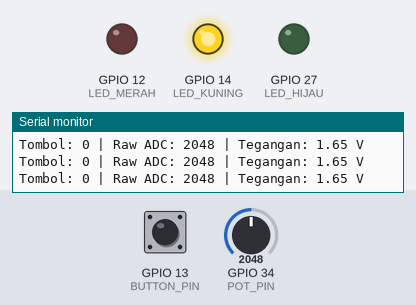
Bench run of a program on a simulated ESP32. Shown: output pins drawn as LEDs (lit = HIGH), the last lines printed to the serial monitor. Inputs (shaded band) come from the test bench; at power-on: GPIO 34 (POT_PIN) = 2048, GPIO 13 (BUTTON_PIN) LOW.

Above: at 1.2 s.
1.3 s: GPIO 34 (POT_PIN) set to 2697
2.8 s: GPIO 34 (POT_PIN) set to 2776
At 4.0 s:
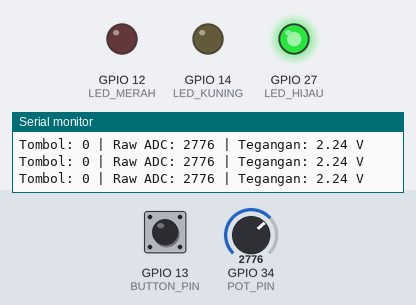
4.3 s: GPIO 13 (BUTTON_PIN) pulled HIGH for 0.15 s
At 4.41 s:
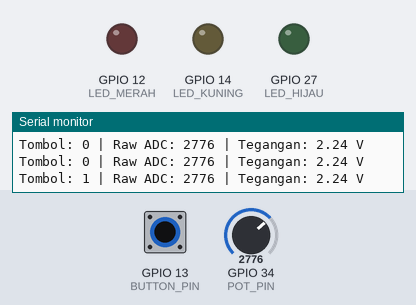
6.0 s: GPIO 34 (POT_PIN) set to 1228
At 7.1 s:
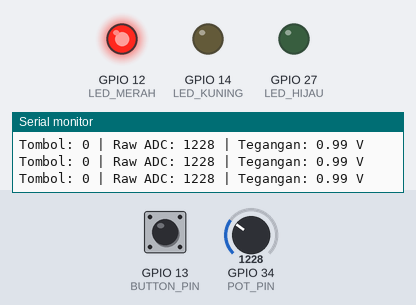
7.5 s: GPIO 34 (POT_PIN) set to 1423
At 8.5 s:
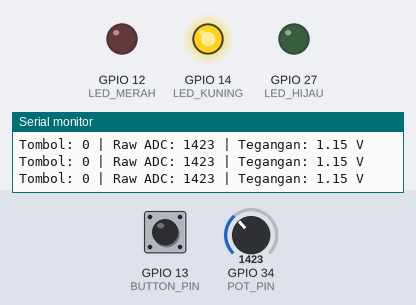
9.0 s: GPIO 34 (POT_PIN) set to 491
At 9.8 s:
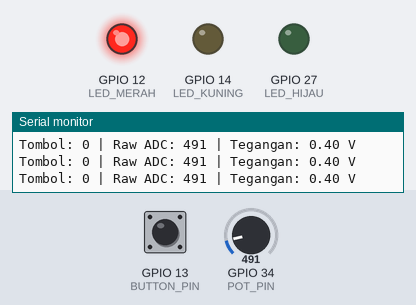
Timing chart, 0 to 11.5 s (numbered marks = the images above; inputs shaded):
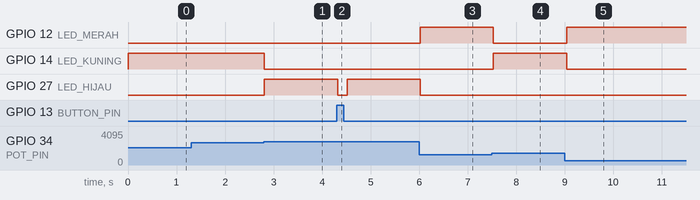

The program:

main.cpp
```cpp
#include <Arduino.h>

// Definisikan Semua Pin di Sisi Kiri ESP32
#define POT_PIN    34
#define BUTTON_PIN 13
#define LED_MERAH  12
#define LED_KUNING 14
#define LED_HIJAU  27

// Resolusi ADC 12-bit ESP32 (0 - 4095)
#define ADC_RESOLUTION 4095.0
#define V_REF 3.3

void setup() {
  // Inisialisasi Serial Monitor untuk memantau nilai
  Serial.begin(115200);

  // Konfigurasi Pin
  pinMode(POT_PIN, INPUT);
  pinMode(BUTTON_PIN, INPUT_PULLDOWN); // Menggunakan internal pulldown
  pinMode(LED_MERAH, OUTPUT);
  pinMode(LED_KUNING, OUTPUT);
  pinMode(LED_HIJAU, OUTPUT);
}

void loop() {
  // 1. Membaca kondisi tombol darurat dan nilai mentah potensiometer
  int isButtonPressed = digitalRead(BUTTON_PIN);
  int rawADC = analogRead(POT_PIN);

  // Konversi nilai mentah menjadi Tegangan (Volt)
  float tegangan = (rawADC / ADC_RESOLUTION) * V_REF;

  // Tampilkan data ke Serial Monitor untuk mempermudah pengamatan
  Serial.print("Tombol: "); Serial.print(isButtonPressed);
  Serial.print(" | Raw ADC: "); Serial.print(rawADC);
  Serial.print(" | Tegangan: "); Serial.print(tegangan); Serial.println(" V");

  // 2. LOGIKA UTAMA: Cek Tombol Darurat Terlebih Dahulu
  if (isButtonPressed == HIGH) {
    // Jika tombol ditekan, SEMUA LED WAJIB MATI seketika
    digitalWrite(LED_MERAH, LOW);
    digitalWrite(LED_KUNING, LOW);
    digitalWrite(LED_HIJAU, LOW);
  }
  else {
    // Jika tombol tidak ditekan, logika tegangan potensiometer berjalan:

    // Rentang Tegangan Rendah: Kurang dari 1.1V
    if (tegangan < 1.1) {
      digitalWrite(LED_MERAH, HIGH);
      digitalWrite(LED_KUNING, LOW);
      digitalWrite(LED_HIJAU, LOW);
    }
    // Rentang Tegangan Sedang: Antara 1.1V sampai 2.2V
    else if (tegangan >= 1.1 && tegangan < 2.2) {
      digitalWrite(LED_MERAH, LOW);
      digitalWrite(LED_KUNING, HIGH);
      digitalWrite(LED_HIJAU, LOW);
    }
    // Rentang Tegangan Tinggi: Di atas atau sama dengan 2.2V
    else {
      digitalWrite(LED_MERAH, LOW);
      digitalWrite(LED_KUNING, LOW);
      digitalWrite(LED_HIJAU, HIGH);
    }
  }

  // 3. Delay pembacaan sesuai instruksi (100 ms)
  delay(100);
}
```

Measured:
- the behaviour switches between 2729 and 2730 on GPIO 34 (POT_PIN) (found by bisection; images 0 and 1)
- the behaviour switches between 1364 and 1365 on GPIO 34 (POT_PIN) (found by bisection; images 3 and 4)
- after the input at 2.8 s, GPIO 14 (LED_KUNING): HIGH → LOW at once; GPIO 27 (LED_HIJAU): LOW → HIGH at once
- after the input at 4.3 s, GPIO 27 (LED_HIJAU): HIGH → LOW at once, → HIGH 0.20 s later
- after the input at 6.0 s, GPIO 12 (LED_MERAH): LOW → HIGH at once; GPIO 27 (LED_HIJAU): HIGH → LOW at once
- after the input at 7.5 s, GPIO 12 (LED_MERAH): HIGH → LOW at once; GPIO 14 (LED_KUNING): LOW → HIGH at once
- after the input at 9.0 s, GPIO 12 (LED_MERAH): LOW → HIGH at once; GPIO 14 (LED_KUNING): HIGH → LOW at once
